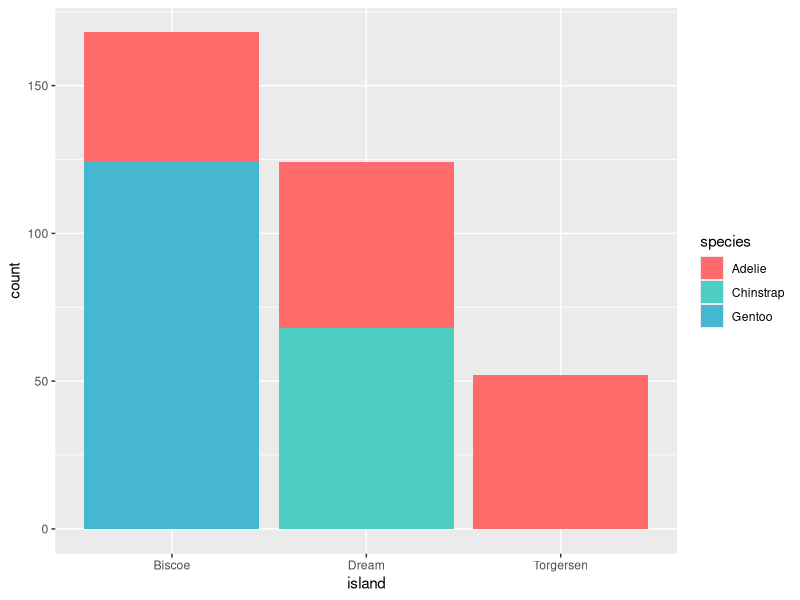
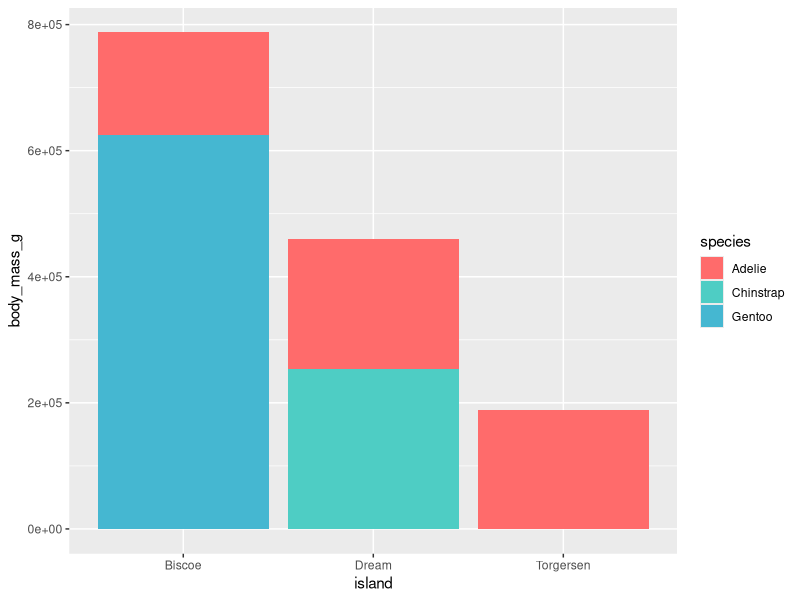

These figures' R source, in order:

            library(ggplot2)
            library(palmerpenguins)
            built_answer <- tryCatch(
                {
                    set.seed(42)
                    ggplot(penguins, aes(x = island, fill = species)) + geom_bar() + scale_fill_manual(values = c(Adelie = "#FF6B6B", Chinstrap = "#4ECDC4", Gentoo = "#45B7D1"))
                    suppressWarnings(
                        if (!file.exists("/sandbox/figures/species_island_bar_stacked_scale_fill_manual_answer.png")) {
                            ggsave(
                                width = 3,
                                height = 3,
                                "/sandbox/figures/species_island_bar_stacked_scale_fill_manual_answer.png"
                            )
                        }
                    )
                    suppressWarnings(
                        ggplot_build(last_plot())
                    )
                },
                error = function(e) {
                    'ERROR'
                }
            )
            built_submission <- tryCatch(
                {
                    set.seed(42)
                    ggplot(penguins, aes(x = island, y = body_mass_g, fill = species)) +
  geom_bar(stat = "identity") +
  scale_fill_manual(values = c(Adelie = "#FF6B6B", Chinstrap = "#4ECDC4", Gentoo = "#45B7D1"))
                    suppressWarnings(
                        ggsave(
                            width = 3,
                            height = 3,
                            "figures/species_island_bar_stacked_scale_fill_manual_submission_llama.png"
                        )
                    )
                    suppressWarnings(
                        ggplot_build(last_plot())
                    )
                },
                error = function(e) {
                    'ERROR'
                }
            )
            cat(isTRUE(all.equal(built_answer, built_submission)))
        
